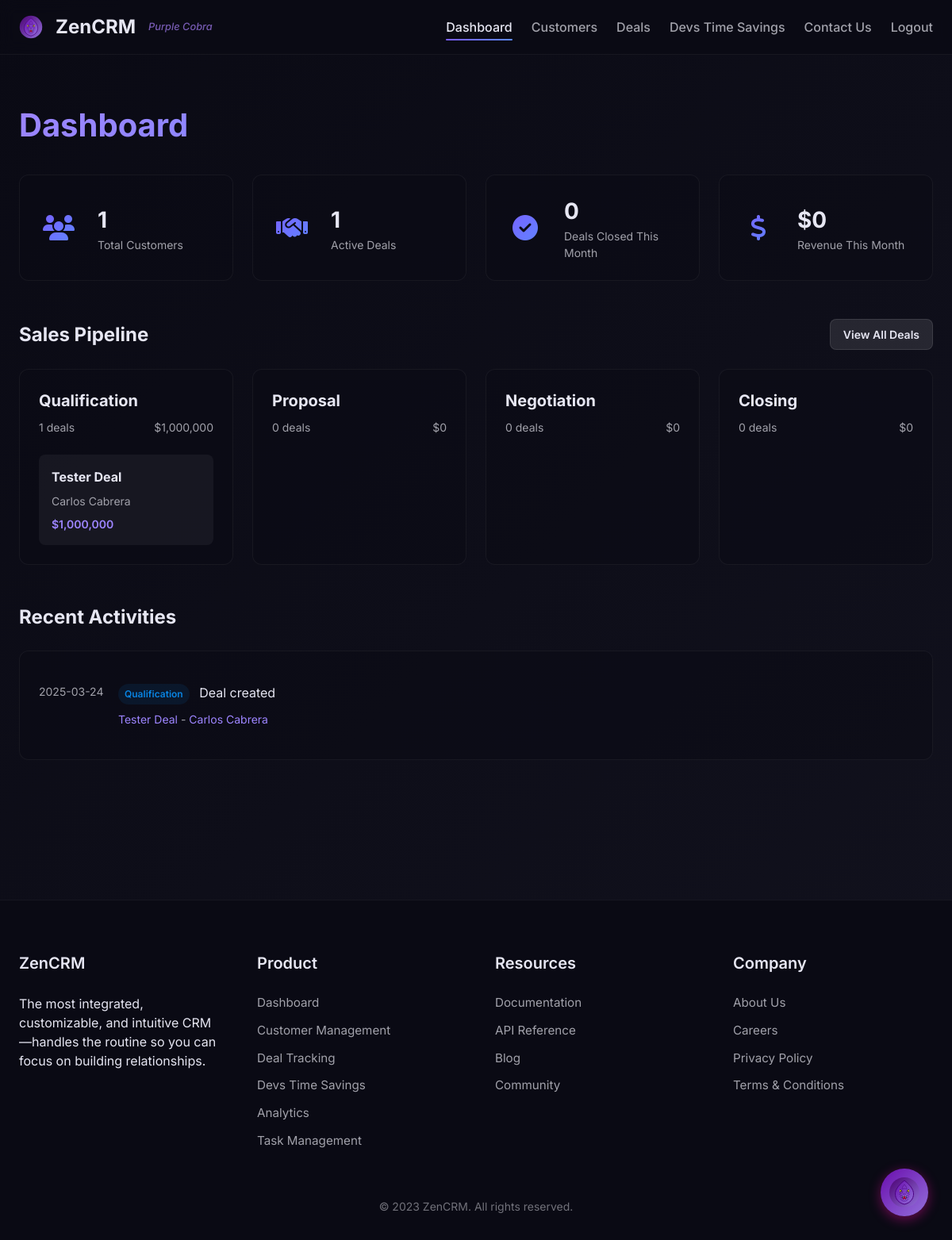
The app's page /dashboard (signed in) with its own data.
### crm_app/models.py (models this page shows, shortened)
class Deal(db.Model):
    __tablename__ = 'deals'  # Explicitly set table name
    id = db.Column(db.Integer, primary_key=True)
    name = db.Column(db.String(100), nullable=False)
    value = db.Column(db.Float)
    stage = db.Column(db.String(50), default='Qualification')
    probability = db.Column(db.Integer, default=0)  # Stored as percentage (0-100)
    close_date = db.Column(db.Date)
    description = db.Column(db.Text)
    created_at = db.Column(db.DateTime, default=datetime.utcnow)
    updated_at = db.Column(db.DateTime, default=datetime.utcnow, onupdate=datetime.utcnow)
    customer_id = db.Column(db.Integer, db.ForeignKey('customers.id'), nullable=False)
    activities = db.relationship('Activity', backref='deal', lazy=True)

class Customer(db.Model):
    __tablename__ = 'customers'  # Explicitly set table name
    id = db.Column(db.Integer, primary_key=True)
    name = db.Column(db.String(100), nullable=False)
    email = db.Column(db.String(120), unique=True, nullable=False)
    phone = db.Column(db.String(20))
    company = db.Column(db.String(100))
    address = db.Column(db.String(200))
    status = db.Column(db.String(20), default='New')
    notes = db.Column(db.Text)
    created_at = db.Column(db.DateTime, default=datetime.utcnow)
    updated_at = db.Column(db.DateTime, default=datetime.utcnow, onupdate=datetime.utcnow)
    deals = db.relationship('Deal', backref='customer', lazy=True)

class Activity(db.Model):
    __tablename__ = 'activities'  # Explicitly set table name
    id = db.Column(db.Integer, primary_key=True)
    type = db.Column(db.String(50), nullable=False)
    description = db.Column(db.Text)
    date = db.Column(db.DateTime, default=datetime.utcnow)
    deal_id = db.Column(db.Integer, db.ForeignKey('deals.id'), nullable=False)

### crm_app/main/routes.py (the view)
@main_bp.route('/dashboard')
@login_required
def dashboard():
    try:
        total_customers = Customer.query.count()
        active_deals = Deal.query.filter(Deal.stage != 'Closed Won', Deal.stage != 'Closed Lost').count()
        first_day_of_month = datetime.today().replace(day=1)
        closed_deals_month = Deal.query.filter(
            Deal.stage == 'Closed Won',
            Deal.updated_at >= first_day_of_month
        ).count()
        revenue_month = Deal.query.filter(
            Deal.stage == 'Closed Won',
            Deal.updated_at >= first_day_of_month
        ).with_entities(func.sum(Deal.value)).scalar() or 0
        stats = {
            'total_customers': total_customers,
            'active_deals': active_deals,
            'closed_deals_month': closed_deals_month,
            'revenue_month': f"{revenue_month:,.0f}"
        }
        recent_activities = []
        activities = Activity.query.order_by(Activity.date.desc()).limit(5).all()
        for activity in activities:
            deal = Deal.query.get(activity.deal_id)
            customer = Customer.query.get(deal.customer_id)
            status_map = {
                'Qualification': 'info',
                'Proposal': 'primary',
                'Negotiation': 'warning',
                'Closing': 'warning',
                'Closed Won': 'success',
                'Closed Lost': 'danger'
            }
            recent_activities.append({
                'date': activity.date.strftime('%Y-%m-%d'),
                'description': activity.description,
                'customer_id': customer.id,
                'customer_name': customer.name,
                'deal_id': deal.id,
                'deal_name': deal.name,
                'status': deal.stage,
                'status_color': status_map.get(deal.stage, 'info')
            })
        pipeline_data = {}
        stages = ['Qualification', 'Proposal', 'Negotiation', 'Closing']
        for stage in stages:
            deals = Deal.query.filter_by(stage=stage).all()
            stage_value = sum(deal.value for deal in deals)
            pipeline_deals = []
            for deal in deals[:2]:  # Limit to 2 deals per stage for display
                customer = Customer.query.get(deal.customer_id)
                pipeline_deals.append({
                    'id': deal.id,
                    'name': deal.name,
                    'customer_id': customer.id,
                    'customer_name': customer.name,
                    'value': f"{deal.value:,.0f}"
                })
            pipeline_data[stage] = {
                'name': stage,
                'count': len(deals),
                'value': f"{stage_value:,.0f}",
                'deals': pipeline_deals
            }
        pipeline_stages = list(pipeline_data.values())
        return render_template('dashboard.html',
                              stats=stats,
                              recent_activities=recent_activities,
                              pipeline_stages=pipeline_stages)
    except Exception as e:
        current_app.logger.error(f"Dashboard error: {str(e)}")
        flash(f"Error loading dashboard: {str(e)}. Please make sure you have initialized the database with 'flask init-db'.", 'danger')
        return render_template('dashboard.html',
                              stats={'total_customers': 0, 'active_deals': 0, 'closed_deals_month': 0, 'revenue_month': '0'},
                              recent_activities=[],
                              pipeline_stages=[])

### crm_app/models.py (called while the page is built)
@login_manager.user_loader
def load_user(user_id):
    return User.query.get(int(user_id))

### crm_app/templates/dashboard.html (shortened to what this page needs)
{% extends 'base.html' %}
{% block content %}
<div class="container">
    <div class="dashboard">
        <h1 class="page-title">Dashboard</h1>
        <div class="stats-grid">
            <div class="stat-card">
                <div class="stat-icon">
                    <i class="fas fa-users"></i>
                </div>
                <div class="stat-content">
                    <h3 class="stat-value">{{ stats.total_customers }}</h3>
                    <p class="stat-label">Total Customers</p>
                </div>
            </div>
            <div class="stat-card">
                <div class="stat-icon">
                    <i class="fas fa-handshake"></i>
                </div>
                <div class="stat-content">
                    <h3 class="stat-value">{{ stats.active_deals }}</h3>
                    <p class="stat-label">Active Deals</p>
                </div>
            </div>
            <div class="stat-card">
                <div class="stat-icon">
                    <i class="fas fa-check-circle"></i>
                </div>
                <div class="stat-content">
                    <h3 class="stat-value">{{ stats.closed_deals_month }}</h3>
                    <p class="stat-label">Deals Closed This Month</p>
                </div>
            </div>
            <div class="stat-card">
                <div class="stat-icon">
                    <i class="fas fa-dollar-sign"></i>
                </div>
                <div class="stat-content">
                    <h3 class="stat-value">${{ stats.revenue_month }}</h3>
                    <p class="stat-label">Revenue This Month</p>
                </div>
            </div>
        </div>
        <div class="dashboard-section">
            <div class="section-header">
                <h2 class="section-title">Sales Pipeline</h2>
                <a href="{{ url_for('deals.list') }}" class="btn btn-secondary btn-sm">
                    View All Deals
                </a>
            </div>
            <div class="pipeline">
                {% for stage in pipeline_stages %}
                <div class="pipeline-stage">
                    <div class="stage-header">
                        <h3 class="stage-name">{{ stage.name }}</h3>
                        <div class="stage-stats">
                            <span class="stage-count">{{ stage.count }} deals</span>
                            <span class="stage-value">${{ stage.value }}</span>
                        </div>
                    </div>
                    <div class="stage-deals">
                        {% for deal in stage.deals %}
                        <div class="deal-card">
                            <h4 class="deal-name">
                                <a href="{{ url_for('deals.view', id=deal.id) }}">{{ deal.name }}</a>
                            </h4>
                            <p class="deal-customer">
                                <a href="{{ url_for('customers.view', id=deal.customer_id) }}">{{ deal.customer_name }}</a>
                            </p>
                            <p class="deal-value">${{ deal.value }}</p>
                        </div>
                        {% endfor %}
                    </div>
                </div>
                {% endfor %}
            </div>
        </div>
        <div class="dashboard-section">
            <div class="section-header">
                <h2 class="section-title">Recent Activities</h2>
            </div>
            <div class="activities">
                {% for activity in recent_activities %}
                <div class="activity-card">
                    <div class="activity-date">{{ activity.date }}</div>
                    <div class="activity-content">
                        <div class="activity-description">
                            <span class="activity-badge badge-{{ activity.status_color }}">{{ activity.status }}</span>
                            {{ activity.description }}
                        </div>
                        <div class="activity-details">
                            <a href="{{ url_for('deals.view', id=activity.deal_id) }}">{{ activity.deal_name }}</a> -
                            <a href="{{ url_for('customers.view', id=activity.customer_id) }}">{{ activity.customer_name }}</a>
                        </div>
                    </div>
                </div>
                {% endfor %}
            </div>
        </div>
    </div>
</div>
{% endblock %}

### crm_app/static/css/style.css (style rules this page uses)
:root { --primary-darker: #0a0a14; --primary-dark: #12121e; --primary: #1a1a2e; --primary-light: #e6e6f2; --accent-purple: #7b5cff; --accent-purple-light: #9d85ff; --accent-blue: #5c8aff; --neutral-100: #f5f5f7; --neutral-200: #e4e4e7; --neutral-300: #d4d4d8; --neutral-400: #a1a1aa; --neutral-500: #71717a; --neutral-600: #52525b; --neutral-700: #3f3f46; --neutral-800: #27272a; --neutral-900: #18181b; --gradient-start: #7b5cff; --gradient-end: #5c8aff; }
* { margin: 0; padding: 0; box-sizing: border-box; }
body { font-family: 'Inter', sans-serif; background: linear-gradient(135deg, var(--primary-darker), var(--primary-dark)); color: var(--primary-light); line-height: 1.5; min-height: 100vh; }
.container { width: 100%; max-width: 1200px; margin: 0 auto; padding: 0 1.5rem; }
a { text-decoration: none; color: var(--accent-purple); transition: color 0.3s ease; }
.btn { display: inline-flex; align-items: center; justify-content: center; padding: 0.75rem 1.5rem; border-radius: 8px; font-weight: 600; transition: all 0.3s ease; cursor: pointer; border: none; font-size: 1rem; gap: 0.5rem; }
.btn-secondary { background-color: rgba(255, 255, 255, 0.1); color: var(--primary-light); border: 1px solid rgba(255, 255, 255, 0.1); }

### records on screen
Deal: name "Tester Deal", status "Qualification", deal_name "Tester Deal"
Customer: customer_name "Carlos Cabrera", customer_name "Carlos Cabrera"
Activity: description "Deal created"

### other values on screen
{{ stats.total_customers }} "1"
{{ stats.active_deals }} "1"
{{ stats.closed_deals_month }} "0"
{{ stats.revenue_month }} "0"
{{ stage.name }} "Qualification" "Proposal" "Negotiation" "Closing"
{{ stage.count }} "1" "0" "0" "0"
{{ stage.value }} "1,000,000" "0" "0" "0"
{{ deal.value }} "1,000,000"
{{ activity.date }} "2025-03-24"
